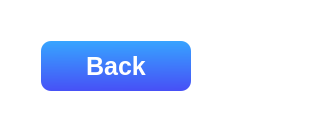
            <widget class="QFrame" name="frame_31">
             <property name="minimumSize">
              <size>
               <width>0</width>
               <height>110</height>
              </size>
             </property>
             <property name="styleSheet">
              <string notr="true">background-color: rgb(255, 255, 255);
border-radius:10px;</string>
             </property>
             <property name="frameShape">
              <enum>QFrame::StyledPanel</enum>
             </property>
             <property name="frameShadow">
              <enum>QFrame::Raised</enum>
             </property>
             <layout class="QHBoxLayout" name="horizontalLayout_10">
              <item alignment="Qt::AlignLeft">
               <widget class="QFrame" name="frame_43">
                <property name="frameShape">
                 <enum>QFrame::StyledPanel</enum>
                </property>
                <property name="frameShadow">
                 <enum>QFrame::Raised</enum>
                </property>
                <layout class="QVBoxLayout" name="verticalLayout_14">
                 <property name="leftMargin">
                  <number>30</number>
                 </property>
                 <property name="topMargin">
                  <number>30</number>
                 </property>
                 <property name="rightMargin">
                  <number>30</number>
                 </property>
                 <property name="bottomMargin">
                  <number>30</number>
                 </property>
                 <item>
                  <widget class="QPushButton" name="pushButton_4">
                   <property name="minimumSize">
                    <size>
                     <width>150</width>
                     <height>50</height>
                    </size>
                   </property>
                   <property name="maximumSize">
                    <size>
                     <width>150</width>
                     <height>50</height>
                    </size>
                   </property>
                   <property name="font">
                    <font>
                     <pointsize>19</pointsize>
                     <weight>75</weight>
                     <bold>true</bold>
                    </font>
                   </property>
                   <property name="cursor">
                    <cursorShape>PointingHandCursor</cursorShape>
                   </property>
                   <property name="styleSheet">
                    <string notr="true">background-color: qlineargradient(spread:pad, x1:0.502463, y1:0, x2:0.527, y2:1, stop:0 rgba(55, 164, 255, 255), stop:1 rgba(71, 80, 246, 255));
color: rgb(255, 255, 255);</string>
                   </property>
                   <property name="text">
                    <string>Back</string>
                   </property>
                  </widget>
                 </item>
                </layout>
               </widget>
              </item>
              <item alignment="Qt::AlignRight">
               <widget class="QFrame" name="frame_44">
                <property name="minimumSize">
                 <size>
                  <width>80</width>
                  <height>0</height>
                 </size>
                </property>
                <property name="frameShape">
                 <enum>QFrame::StyledPanel</enum>
                </property>
                <property name="frameShadow">
                 <enum>QFrame::Raised</enum>
                </property>
                <layout class="QVBoxLayout" name="verticalLayout_15">
                 <item>
                  <widget class="QPushButton" name="pushButton_5">
                   <property name="minimumSize">
                    <size>
                     <width>40</width>
                     <height>40</height>
                    </size>
                   </property>
                   <property name="maximumSize">
                    <size>
                     <width>40</width>
                     <height>40</height>
                    </size>
                   </property>
                   <property name="cursor">
                    <cursorShape>PointingHandCursor</cursorShape>
                   </property>
                   <property name="styleSheet">
                    <string notr="true">border-radius:20px;

qproperty-icon: url(:/all_icons/icons/7945189.png);
qproperty-iconSize: 40px;

color: rgb(0, 0, 0);</string>
                   </property>
                   <property name="text">
                    <string/>
                   </property>
                  </widget>
                 </item>
                </layout>
               </widget>
              </item>
             </layout>
            </widget>
